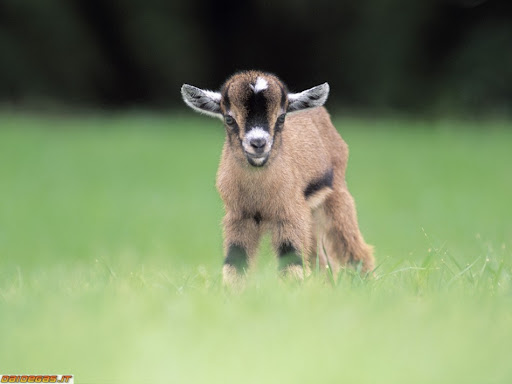
#> input picture 2023-2024/Tutorial 01 - Introduction to OpenCV/goat.png, 512 x 384 px
$ jupyter execute practice_01.ipynb   (older library calls are emulated)
#> lines starting #> are read from the running program, lines starting #| are printed output that depends on the picture
## Introduction

Matteo Tortora, PhD Student, m.tortora@unicampus.it

In this tutorial, we will cover:
* Introduction to OpenCV in Python;
* Loading images, changing color-space, rotation, zooming and resizing;
* Image statistics: histograms, first and second order features (including GLCM and Haralick);
* Now it's your turn

## Introduction to OpenCV

OpenCV (Open Source Computer Vision Library) is a cross-platform, free-to-use library designed to solve computer vision problems, mainly aimed at real-time computer vision. As of 2011, OpenCV features GPU acceleration for real-time operations.

**Loading**

Let's see how to load a image. You can use `cv2.imread()` method to load an image from the specified file. Let's see the syntax of this function:

`cv2.imread(path, flag)`:

* *path*: A string representing the path of the image to be read.
* *flag*: It specifies the way in which image should be read. It’s default value is cv2.IMREAD_COLOR.
Flag parameter can assume the following values:
1. 0 (cv2.IMREAD_GRAYSCALE): It specifies to load an image in grayscale mode
2. 1 (cv2.IMREAD_COLOR): It specifies to load a color image. It is the default flag.
3. -1 (cv2.IMREAD_UNCHANGED): It specifies to load an image as such including alpha channel. Any transparency of image will be considered.

[cell 1]
import cv2
from google.colab.patches import cv2_imshow
import matplotlib.pyplot as plt

file_path = "goat.png" # path of the desidered image
img = cv2.imread(file_path, 1) # read the image in coloured mod. An alternative is cv2.imread(file_path, cv2.IMREAD_UNCHANGED)
#> img is the input picture: shape (384, 512, 3); mean B, G, R 100.4, 141, 124.3

#cv2.imshow(img) # cv2.imshow gives problems with Colab, so a Colab-specific version has been implemented (cv2_imshow())
cv2_imshow(img)

OpenCV by convention reads images in the RGB colour space with the following channel order: BGR. So the first channel is the blue colour, the second the green colours, and so on. BGR and RGB represent the same colour space, the only difference is the order of the colour channels.

**Rotation**

`cv2.rotate()` method is used to rotate a 2D array in multiples of 90 degrees. This function rotates the array in three different ways.
The following is the syntax for this function:

`cv2.rotate(src, rotateCode)`:

* *src* [required]: Input array;
* *rotateCode* [required]: It is an enum to specify how to rotate the array.
The following three constants can be specified in *rotateCode*:
1. cv2.ROTATE_90_CLOCKWISE
2. cv2.ROTATE_90_COUNTERCLOCKWISE
3. cv2.ROTATE_180

[cell 2]
# Let's see some rotation exmple
image_rot_90 = cv2.rotate(img, cv2.cv2.ROTATE_90_CLOCKWISE)
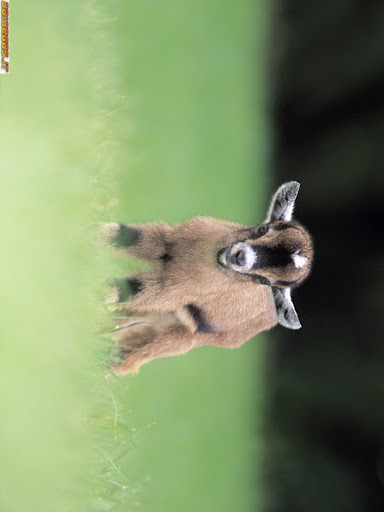
#> image_rot_90: shape (512, 384, 3); mean B, G, R 100.4, 141, 124.3
image_rot_180 = cv2.rotate(img, cv2.cv2.ROTATE_180)
image_rot_90_counter = cv2.rotate(img, cv2.cv2.ROTATE_90_COUNTERCLOCKWISE)
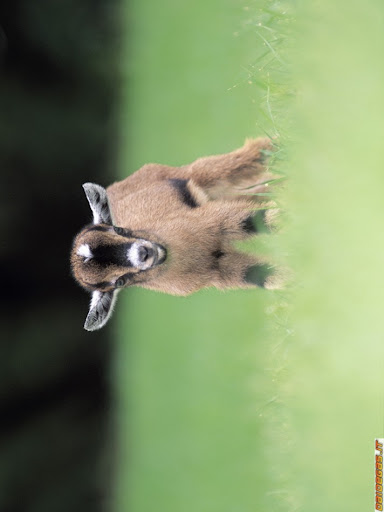
#> image_rot_90_counter: shape (512, 384, 3); mean B, G, R 100.4, 141, 124.3


f = plt.figure(figsize=(15,15)) # create a new figure

f.add_subplot(1, 3, 1).set_title('90° CLOCKWISE') # add three subplots to display the 3 images in the same figure.
# As we said above OpenCV use the BGR convention to read coloured images.
# But matplotlib.pyplot library uses the RGB convention, so we have to apply a colour space conversion
# (the conversion from BGR and RGB does not represent a true colour space conversion, since
# the only difference, as already mentioned, is the channels order).
# We will examine this in depth later.
plt.imshow(cv2.cvtColor(image_rot_90, cv2.COLOR_BGR2RGB))
plt.axis('off')

f.add_subplot(1, 3, 2).set_title('180°')
plt.imshow(cv2.cvtColor(image_rot_180, cv2.COLOR_BGR2RGB))
plt.axis('off')

f.add_subplot(1, 3, 3).set_title('90° COUNTERCLOCKWISE')
plt.imshow(cv2.cvtColor(image_rot_90_counter, cv2.COLOR_BGR2RGB))
plt.axis('off')
plt.show()

To perform a custom rotation in OpenCV we need to create a rotation matrix and them apply affine transform on it.
OpenCV provides the `cv2.getRotationMatrix2D()` function to create the above transformation matrix.

The following is the syntax for creating the 2D rotation matrix:

`cv2.getRotationMatrix2D(center, angle, scale)`:

* *center* [required]: the center of rotation for the input image
* *angle* [required]: the angle of rotation in degrees
* *scale* [required]: an isotropic scale factor which scales the image up or down according to the value provided

If the angle is positive, the image gets rotated in the counter-clockwise direction. If you want to rotate the image clockwise by the same amount, then the angle needs to be negative.

Then, you can apply the affine transformation to the image, using the rotation matrix you created previously. You can use `warpAffine()`, this function applies an affine transformation to the image.

After applying affine transformation, all the parallel lines in the original image will remain parallel in the output image as well.

The syntax for `cv2.warpAffine()` is the following:

`cv2.warpAffine(src, M, dsize[, dst[, flags[, borderMode[, borderValue]]]])`

The following are the arguments of the function:
* *src* [required]: the source image
* *M* [required]: the transformation matrix
* *dsize* [required]: size of the output image
* *dst* [optional]: the output image
* *flags* [optional]: combination of interpolation methods such as INTER_LINEAR or INTER_NEAREST
* *borderMode* [optional]: the pixel extrapolation method
* *borderValue* [optional]: the value to be used in case of a constant border, has a default value of 0

[cell 3]
# Let's create a function to perform a custom rotation
def rotate(image, angle, center = None, scale = 1.0):
#> called with angle = 30, scale = 1
    (h, w) = image.shape[:2] # the size of the output image is the same of the original one

    if center is None:
        center = (w / 2, h / 2) # we set the centre of rotation as the centre of the input image

    # Perform the rotation
    M = cv2.getRotationMatrix2D(center, angle, scale) # create the rotation matrix
    rotated = cv2.warpAffine(image, M, (w, h)) # apply the affine transform
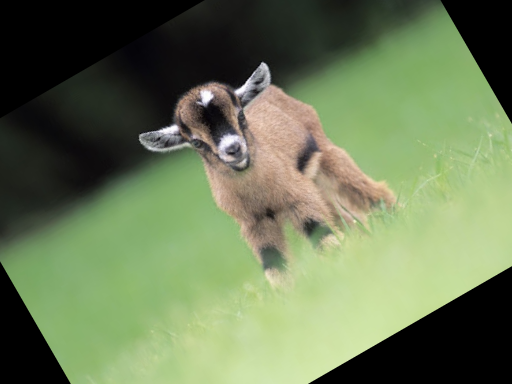
#> rotated: shape (384, 512, 3); mean B, G, R 86, 120.8, 106.5

    return rotated # return the rotated image

[cell 4]
# Let's show the rotaed version of the input image
cv2_imshow(rotate(img, 30, center = None, scale = 1.0))

**Flip**

The OpenCV function that flips the image vertically and horizontally is `cv2.flip()`.

The syntax for `cv2.flip()` is the following:

`cv2.flip(img, flipCode)`:

* *img* [required]: Input array;
* *flipCode* [required]: A flag to specify how to flip the array.
The image is flipped according to the following *flipCode* values:
1. *flipcode* = 0: flip vertically
2. *flipcode* > 0: flip horizontally
3. *flipcode* < 0: flip vertically and horizontally

[cell 5]
# Let's see some flipping examples
img_flip_ud_ver = cv2.flip(img, 0) # flip the image vertically
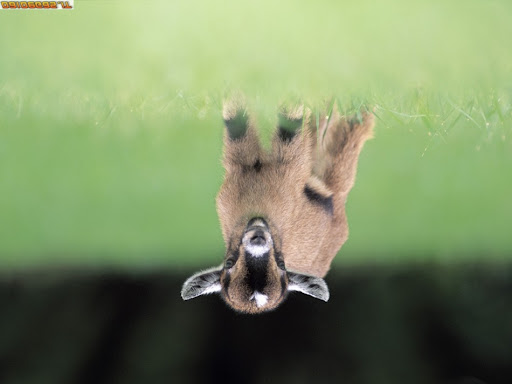
#> img_flip_ud_ver: shape (384, 512, 3); mean B, G, R 100.4, 141, 124.3
img_flip_ud_hor = cv2.flip(img, 1) # flip the image horizontally
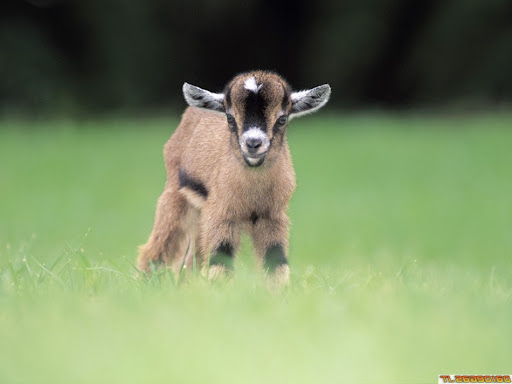
#> img_flip_ud_hor: shape (384, 512, 3); mean B, G, R 100.4, 141, 124.3
img_flip_ud_both = cv2.flip(img, -1) # flip the image both vertically and horizontally


f = plt.figure(figsize=(15,15)) # create a new figure

# show the original image
f.add_subplot(2, 3, (1, 3)).set_title('Original')
plt.imshow(cv2.cvtColor(img, cv2.COLOR_BGR2RGB))
plt.axis('off')

# show the image the image flipped vertically
f.add_subplot(2, 3, 4).set_title('Vertical Flip')
plt.imshow(cv2.cvtColor(img_flip_ud_ver, cv2.COLOR_BGR2RGB))
plt.axis('off')

# show the image the image flipped horinzontally
f.add_subplot(2, 3, 5).set_title('Horizontal Flip')
plt.imshow(cv2.cvtColor(img_flip_ud_hor, cv2.COLOR_BGR2RGB))
plt.axis('off')

# shows the image flipped both vertically and horizontally
f.add_subplot(2, 3, 6).set_title('Vertical and Horizontal Flip')
plt.imshow(cv2.cvtColor(img_flip_ud_both, cv2.COLOR_BGR2RGB))
plt.axis('off')

plt.show()

**Changing Colorspaces**

we can use `cv2.cvtColor()` function to convert the colorspace. Let's familiarize with the function and its parameters:

`cv2.cvtColor(src, code[, dst[, dstCn]])`:

* *src* [required]: It is the image whose color space is to be changed.
* *code* [required]: It is the color space conversion code. You can find a list of codes here: https://docs.opencv.org/3.4.15/d8/d01/group__imgproc__color__conversions.html
* *dst* [optional]: It is the output image of the same size and depth as src image.
* *dstCn* [optional]: It is the number of channels in the destination image. If the parameter is 0 then the number of the channels is derived automatically from src and code. It is an optional parameter.

[cell 6]
# Let's see how transform the BGR image to HSV color space and display the features as gray scale images
im_hsv = cv2.cvtColor(img, cv2.COLOR_BGR2HSV) # apply the color space conversion
#> im_hsv: shape (384, 512, 3); mean H, S, V 46.8, 68.8, 143.5

f = plt.figure(figsize=(15,15))

f.add_subplot(1, 3, 1).set_title('HUE')
plt.imshow(im_hsv[:, :, 0], cmap = 'gray')
plt.axis('off')

f.add_subplot(1, 3, 2).set_title('SATURATION')
plt.imshow(im_hsv[:, :, 1], cmap = 'gray')
plt.axis('off')

f.add_subplot(1, 3, 3).set_title('VALUE')
plt.imshow(im_hsv[:, :, 2], cmap = 'gray')
plt.axis('off')

plt.show()
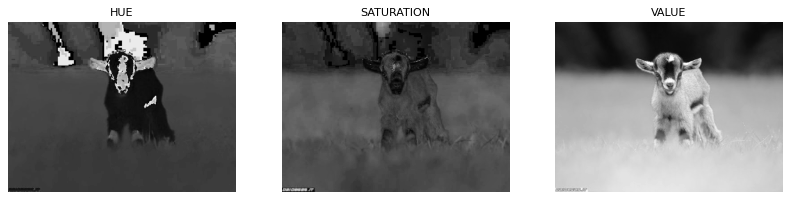
#> figure drawn by matplotlib, 3 panels

In the following cell we increase the brightness  of each pixel

[cell 7]
value = 70 # increased brightness

im_hsv[:, :, 2] = cv2.add(im_hsv[:, :, 2], value) # increase saturation for each pixels
#> im_hsv: shape (384, 512, 3); mean H, S, V 46.8, 68.8, 204

img_2 = cv2.cvtColor(im_hsv, cv2.COLOR_HSV2RGB) # apply the color space conversion, convert it to RGB
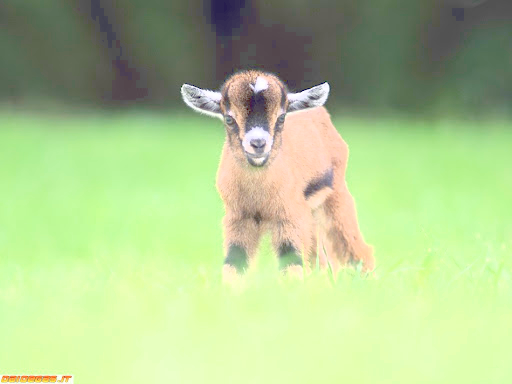
#> img_2: shape (384, 512, 3); mean R, G, B 176.2, 199.8, 144.8

plt.imshow(img_2)    # show the new image
plt.axis('off')
plt.show()

**Resizing**

Resizing an image means changing the dimensions of it, be it width alone, height alone or changing both of them. Also, the aspect ratio of the original image could be preserved in the resized image. To resize an image, OpenCV provides `cv2.resize()` function.

The syntax of resize function is the following:

`cv2.resize(src, dsize[, dst[, fx[, fy[, interpolation]]]])`
where:
* *src*	[required]: source/input image
* *dsize*	[required]: desired size for the output image
* *fx*	[optional]: scale factor along the horizontal axis
* *fy*	[optional]: scale factor along the vertical axis
* *interpolation*	[optional]: flag that takes one of the following methods:
1.   INTER_NEAREST – a nearest-neighbor interpolation INTER_LINEAR – a bilinear interpolation (used by default);
2.   INTER_AREA – resampling using pixel area relation. It may be a preferred method for image decimation, as it gives moire’-free results. But when the image is zoomed, it is similar to the INTER_NEAREST method;
3.   INTER_CUBIC – a bicubic interpolation over 4×4 pixel neighborhood;
4.   INTER_LANCZOS4 – a Lanczos interpolation over 8×8 pixel neighborhood

**Preserve Aspect Ratio (height to width ratio of image is preserved)**

[cell 8]
# Downscale the original image

print('Original Dimensions : ', img.shape)
#| Original Dimensions :  (384, 512, 3)

scale_percent = 40 # percent of original size
width = int(img.shape[1] * scale_percent / 100)
height = int(img.shape[0] * scale_percent / 100)
dim = (width, height) # new dimensions

resized_down = cv2.resize(img, dim, interpolation = cv2.INTER_AREA) # resize the image

print('Resized Dimensions : ',resized_down.shape)
#| Resized Dimensions :  (153, 204, 3)

cv2_imshow(resized_down)

[cell 9]
# Upscale the original image
print('Original Dimensions : ',img.shape)
#| Original Dimensions :  (384, 512, 3)

scale_percent = 500 # percent of original size
width = int(img.shape[1] * scale_percent / 100)
height = int(img.shape[0] * scale_percent / 100)
dim = (width, height) # new dimensions

resized_up = cv2.resize(img, dim, interpolation = cv2.INTER_AREA) # resize the image
print('Resized Dimensions : ',resized_up.shape)
#| Resized Dimensions :  (1920, 2560, 3)

cv2_imshow(resized_up)

**Do not preserve Aspect Ratio**

[cell 10]
# We can also not preserve the original aspect ratio
img_res = cv2.resize(img, (400, 700), cv2.INTER_CUBIC)
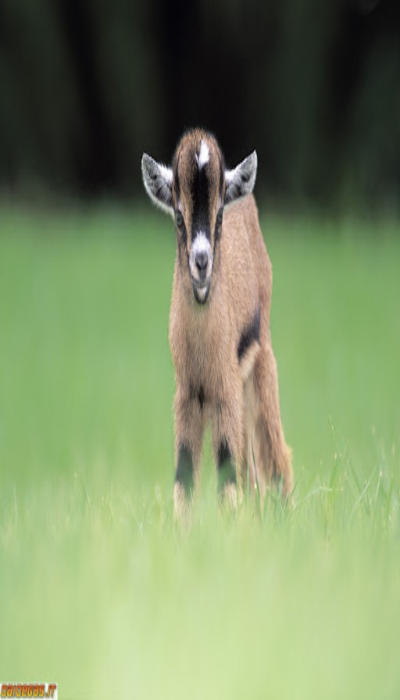
#> img_res: shape (700, 400, 3); mean B, G, R 100.4, 140.9, 124.3
cv2_imshow(img_res)

#Image statistics

**Histogram**

So now we use `cv.calcHist()` function to find the histogram. Let's familiarize with the function and its parameters :

`cv.calcHist(images, channels, mask, histSize, ranges)`:
* *images* [required]: it is the source image of type uint8 or float32. it should be given in square brackets, ie, "[img]".
* *channels* [required]: it is also given in square brackets. It is the index of channel for which we calculate histogram. For example, if input is grayscale image, its value is [0]. For color image, you can pass [0], [1] or [2] to calculate histogram of blue, green or red channel respectively.
* *mask* [required]: mask image. To find histogram of full image, it is given as "None". But if you want to find histogram of particular region of image, you have to create a mask image for that and give it as mask. (I will show an example later.)
* *histSize* [required]: this represents our BIN count. Need to be given in square brackets. For full scale, we pass [256].
* *ranges* [required]: this is our RANGE. Normally, it is [0, 256].

[cell 11]
img = cv2.imread('goat.png', 0) # read a grayscale image
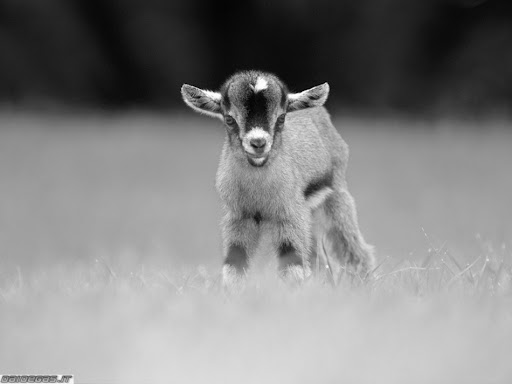
#> img: shape (384, 512); min 0, max 255, mean 131.4

hist = cv2.calcHist([img], [0], None , [256], [0, 256]) # apply the calcHist function. In this case we have a Grayscale image, so we put 0. In this case we don't use a mask.
#> hist = 256 values, max 2841 at index 160, min 3 at index 3, mean 768

f = plt.figure(figsize=(15,7)) # create a figure

f.add_subplot(1, 2, 1).set_title('Image') # add a sub_plot
plt.imshow(img, cmap="gray") # show the original image
plt.axis('off')

f.add_subplot(1, 2, 2).set_title('Histogram') # add another sub plot
plt.plot(hist, color = "black") # plot the histogram just calculated

The peak on the left of the histogram is due to the background of the image, as this area is dominated by dark pixels.

[cell 12]
# Now we will se an histogram of a color image. We will compute the hist for all three channels.

color = ('b', 'g', 'r') # Let's define a tuple, with the relative labels.

img = cv2.imread('goat.png', 1) # read a coloured image

f = plt.figure(figsize=(15,7)) # create a new figure
f.add_subplot(1, 2, 1).set_title('Image')
plt.imshow(cv2.cvtColor(img, cv2.COLOR_BGR2RGB)) # plot the original RGB image
plt.axis('off')

f.add_subplot(1, 2, 2).set_title('Histogram')
# now we will compute the histogram for all three channels with an iterative for cycle.
# As already said, since OpenCV uses BGR sorting for the RGB colour space, we calculate the histogram with this order.
for i, col in enumerate(color):
  hist = cv2.calcHist([img], [i], None, [256], [0,256])
  plt.plot(hist, color = col) # plot each histogram
  plt.xlim([0,256])
plt.show()
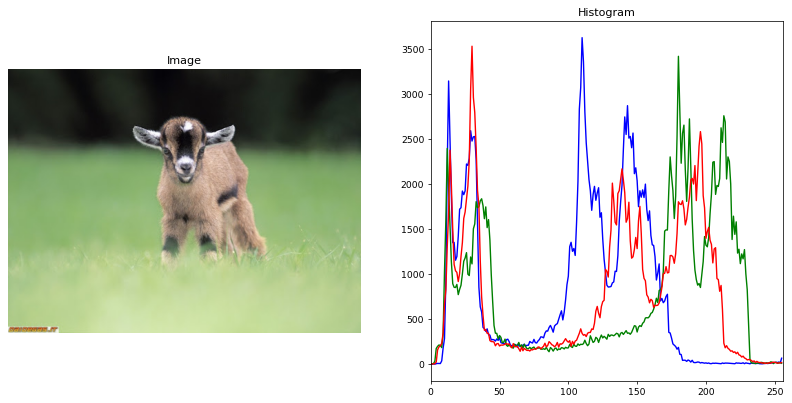
#> figure drawn by matplotlib, 2 panels; panel 2: curve peaks at x = 110, y = 3627; panel 2: curve peaks at x = 180, y = 3420; panel 2: curve peaks at x = 30, y = 3532

**Histogram Mask**

[cell 13]
# Now we will see how the compute the histogram of a particular area of the image.
# We apply a mask to highlight a specific area of the image. In our case the central zone.

import numpy as np

img = cv2.imread('goat.png', 0) # read the grayscale image

# create a mask
mask = np.zeros(img.shape[:2], np.uint8) # we create a total black image of the same size of the original one
mask[100:300, 100:400] = 255 # make the pixels in the central area white.
# now mask is a matrix with 2 value, a binary matrix. In other world we have a black and with image.
masked_img = cv2.bitwise_and(img, img,mask = mask) # apply the mask with the cv2.bitwise_and function.
#> (the rest of the program and of its run is left out)
